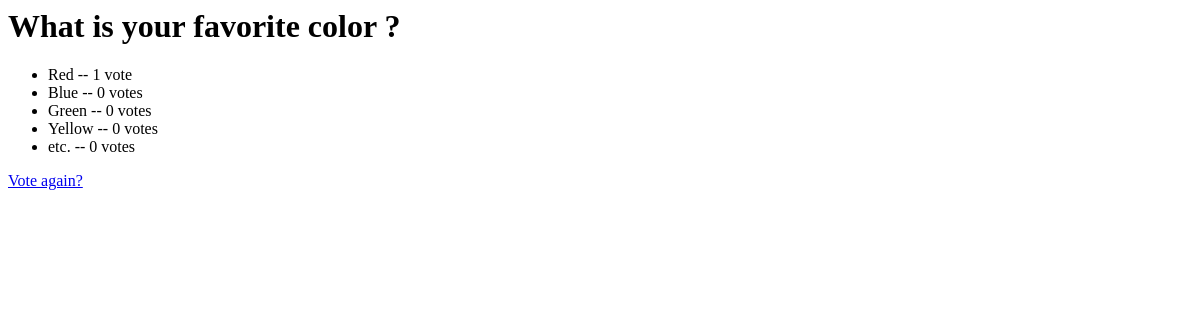
/polls/2/result/, run on an earlier commit of the app's database.
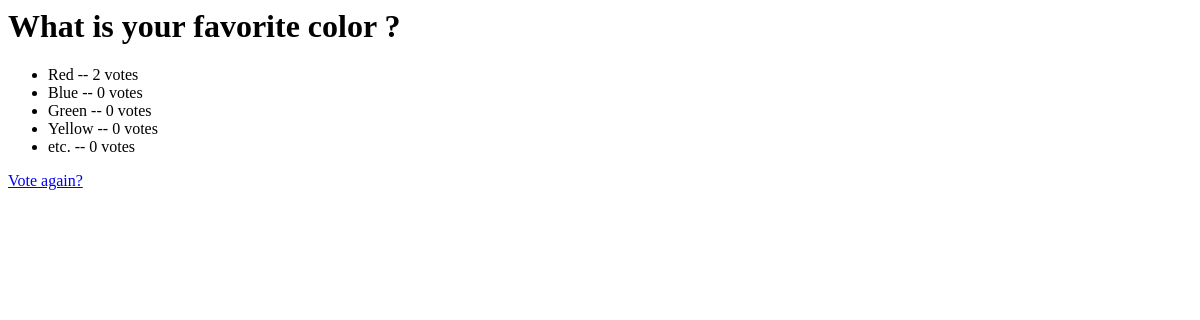
And on a later commit of the database.
### polls/models.py (models this page shows, shortened)
class Question(models.Model):
    question_text = models.CharField(max_length=200)
    pub_date = models.DateTimeField("published date")

class Choice(models.Model):
    question = models.ForeignKey(Question, on_delete=models.CASCADE)
    choice_text = models.CharField(max_length=200)
    votes = models.IntegerField(default=0)

### polls/views.py (the view)
# urls.py: path("<int:pk>/result/", ResultsView.as_view(), name='result'),
class ResultsView(generic.DetailView):
    model = Question
    template_name = 'polls/result.html'

### polls/templates/polls/result.html
<h1>{{ question.question_text }}</h1>
<ul>
{% for choice in question.choice_set.all %}
    <li>{{ choice.choice_text }} -- {{ choice.votes }} vote{{ choice.votes|pluralize }}</li>
{% endfor %}
</ul>
<a href="{% url 'polls:detail' question.id %}">Vote again?</a>

What changed in the data, as far as the page shows it:
changed Choice "Red": votes "1" → "2"
